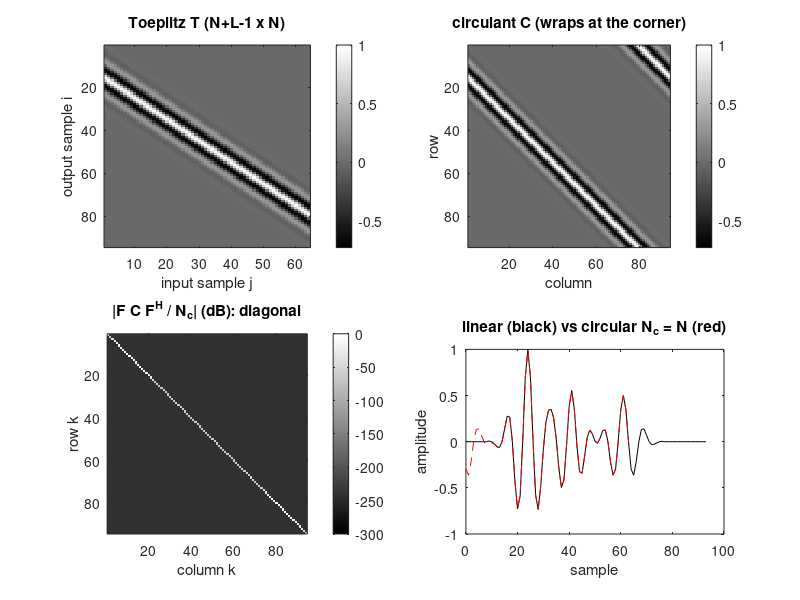

The MATLAB script that drew this image:
%% m05_convolution_matrix.m  Module 05: convolution is a Toeplitz matrix, the DFT diagonalizes circulants
% Purpose : build the Toeplitz convolution matrix T of a Gaussian-modulated pulse h,
%           verify T*x == conv(h,x); embed it in a circulant C, show that the DFT
%           matrix diagonalizes C with fft(first column) on the diagonal, and show
%           the circular wrap-around error when the circulant is too small.
% Change  : f0, frac_bw, fs (pulse); N (signal length); Nc (circulant size).
% Expect  : square 6x6 window: T6*x6 = first 6 samples of conv, last 3 lost;
%           max|T*x - conv(h,x)| = 0; max off-diagonal |F C F'/Nc| ~ 1e-15;
%           with Nc = N the circular result differs from linear conv in the first L-1 samples;
%           direct vs FFT convolution of a 2048-sample line cross over near L ~ 100 taps.
% Runtime : ~1 s.  Base MATLAB only; runs in MATLAB R2019b+ and GNU Octave 8.
rng(1);

%% 1. A square 6x6 convolution window (h has 4 taps): the full result needs 6+4-1 = 9 rows
h4 = [-0.23; -0.62; 0.62; 0.23];         % sampled Gaussian-modulated sine, zero mean
x6 = [1; 0; 0; 0.5; 0; -1];               % sparse reflectivity, 6 samples
T6 = zeros(6,6);
for j = 1:6                               % column j = h shifted down by j-1 (truncated at 6 rows)
    rows = j:min(6, j+3);
    T6(rows, j) = h4(1:numel(rows));
end
disp('T6 (lower-triangular Toeplitz, T(i,j) = h(i-j+1)) ='); disp(T6);
yfull = conv(h4, x6);                     % full linear convolution: 6 + 4 - 1 = 9 samples
fprintf('T6*x6         = [%s]\n', num2str((T6*x6).', '%7.3f'));
fprintf('conv(h,x)(1:6)= [%s]\n', num2str(yfull(1:6).', '%7.3f'));
fprintf('tail conv(7:9)= [%s]  (lost by the square 6x6 window)\n', num2str(yfull(7:9).', '%7.3f'));

%% 2. A realistic pulse: f0 = 5 MHz, 60 percent -6 dB bandwidth, fs = 40 MHz
f0 = 5e6; frac_bw = 0.6; fs = 40e6;       % Hz, fraction, Hz
sig_f = frac_bw*f0/2 / sqrt(2*log(2));    % std of the Gaussian amplitude spectrum (Hz)
sig_t = 1/(2*pi*sig_f);                   % std of the Gaussian envelope (s)
t = (-ceil(3*sig_t*fs):ceil(3*sig_t*fs)).' / fs;   % +-3 sigma_t
h = exp(-t.^2/(2*sig_t^2)) .* cos(2*pi*f0*t);     % RF pulse
L = numel(h);
fprintf('pulse: sigma_t = %.4f us, L = %d taps at %.0f MHz\n', sig_t*1e6, L, fs/1e6);

%% 3. Full Toeplitz convolution matrix, (N+L-1) x N
N = 64;                                   % signal length (samples)
x = zeros(N,1); x([10 25 26 47]) = [1 -0.6 0.8 0.5];   % four scatterers
T = zeros(N+L-1, N);
for j = 1:N
    T(j:j+L-1, j) = h;                    % every column is the pulse, shifted by one sample
end
fprintf('T is %d x %d, %d nonzeros (%.1f %% dense), Toeplitz: T(i,j) depends only on i-j\n', ...
        size(T,1), size(T,2), nnz(T), 100*nnz(T)/numel(T));
fprintf('max|T*x - conv(h,x)| = %.1e\n', max(abs(T*x - conv(h,x))));

%% 4. Circulant embedding: zero-pad to Nc >= N+L-1 and linear = circular convolution
Nc = N + L - 1;
cfirst = [h; zeros(Nc-L,1)];              % first column of the circulant
C = zeros(Nc);
for j = 1:Nc
    C(:,j) = circshift(cfirst, j-1);      % each column = previous column rotated down by one
end
xp = [x; zeros(Nc-N,1)];
yc = real(ifft(fft(cfirst) .* fft(xp)));  % FFT convolution
fprintf('Nc = %d: max|C*xp - conv| = %.1e, max|ifft(fft.*fft) - conv| = %.1e\n', ...
        Nc, max(abs(C*xp - conv(h,x))), max(abs(yc - conv(h,x))));

%% 5. The DFT matrix diagonalizes the circulant
F = fft(eye(Nc));                         % DFT matrix: F(k+1,n+1) = exp(-2i*pi*k*n/Nc)
fprintf('F''*F = Nc*I: max|F''*F/Nc - I| = %.1e\n', max(max(abs(F'*F/Nc - eye(Nc)))));
Dg = F * C * F' / Nc;                     % should be diag(fft(cfirst))
offd = Dg - diag(diag(Dg));
fprintf('max off-diagonal |F C F''/Nc| = %.1e, max|diag - fft(c)| = %.1e\n', ...
        max(abs(offd(:))), max(abs(diag(Dg) - fft(cfirst))));
fprintf('eigenvalues of C = fft(c): |lambda| max %.3f at %.2f MHz\n', ...
        max(abs(fft(cfirst))), (find(abs(fft(cfirst)) == max(abs(fft(cfirst))), 1) - 1)*fs/Nc/1e6);

%% 6. Too small a circulant: circular wrap-around (time aliasing)
Ns = N;                                   % no zero padding
cs = [h; zeros(Ns-L,1)];
ycirc = real(ifft(fft(cs) .* fft(x)));
ylin = conv(h, x);
err = abs(ycirc - ylin(1:Ns));
fprintf('Nc = N = %d: max wrap error = %.3f in samples 1..%d, %.1e afterwards\n', ...
        Ns, max(err(1:L-1)), L-1, max(err(L:end)));

%% 7. Cost of the two routes for one RF line
Nrf = 2048; Lf = [16 64 256];
for k = 1:3
    Nfft = 2^nextpow2(Nrf + Lf(k) - 1);
    direct = Nrf * Lf(k);                                 % real multiply-adds
    viafft = 2 * 2*Nfft*log2(Nfft) + 4*Nfft;              % 2 real-equivalent FFTs (~2 N log2 N real mults each) + products
    fprintf('L = %3d: direct %7d MACs, FFT route ~%7d mults (Nfft = %d)\n', Lf(k), direct, round(viafft), Nfft);
end

%% 8. Figures
figure;
subplot(2,2,1); imagesc(T); colorbar; title('Toeplitz T (N+L-1 x N)'); xlabel('input sample j'); ylabel('output sample i');
subplot(2,2,2); imagesc(C); axis image; colorbar; title('circulant C (wraps at the corner)'); xlabel('column'); ylabel('row');
subplot(2,2,3); imagesc(20*log10(abs(Dg)/max(abs(Dg(:))) + 1e-12)); axis image; colorbar;
caxis([-300 0]); title('|F C F^H / N_c| (dB): diagonal'); xlabel('column k'); ylabel('row k');
subplot(2,2,4); plot(0:numel(ylin)-1, ylin, 'k', 0:Ns-1, ycirc, 'r--');
xlabel('sample'); ylabel('amplitude'); title('linear (black) vs circular N_c = N (red)');
colormap(gray);
